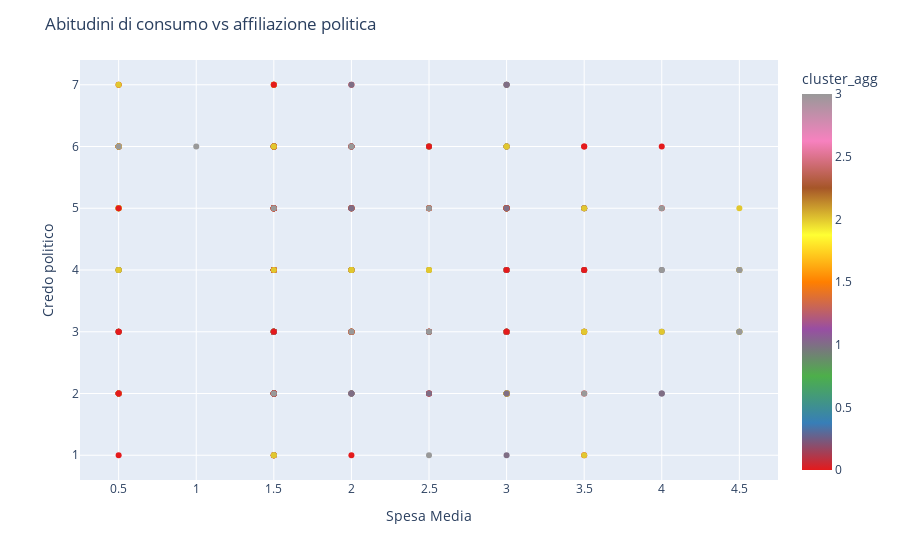

The notebook cell this image was saved under:
### Markdown cell above
## ABITUDINI DI CONSUMO vs AFFILIAZIONE POLITICA

### Code cell
fig = px.scatter(political, x='spesa_mean', y='aut', color='cluster_agg',  labels={'spesa_mean': 'Tipo di acquisti', 'aut': 'Credo politico',
                         'cluster': 'Cluster'})



fig.update_layout(
    title='Abitudini di consumo vs affiliazione politica',
    xaxis_title='Spesa Media',
    yaxis_title='Credo politico'
)




# Show the plot
fig.show()

### Figure 1 — Plotly figure (JSON) as saved in the notebook; plotly's stock layout.template omitted (floating-point values rounded to 4 significant figures; data arrays with more than 128 entries replaced by an {"elided": "..."} marker saying what was removed)
{"data": [{"hovertemplate": "Tipo di acquisti=%{x}<br>Credo politico=%{y}<br>cluster_agg=%{marker.color}<extra></extra>", "legendgroup": "", "marker": {"color": {"elided": "473 int values"}, "coloraxis": "coloraxis", "symbol": "circle"}, "mode": "markers", "name": "", "orientation": "h", "showlegend": false, "type": "scatter", "x": {"elided": "473 float values"}, "xaxis": "x", "y": {"elided": "473 int values"}, "yaxis": "y"}], "layout": {"coloraxis": {"colorbar": {"title": {"text": "cluster_agg"}}, "colorscale": [[0, "rgb(228,26,28)"], [0.125, "rgb(55,126,184)"], [0.25, "rgb(77,175,74)"], [0.375, "rgb(152,78,163)"], [0.5, "rgb(255,127,0)"], [0.625, "rgb(255,255,51)"], [0.75, "rgb(166,86,40)"], [0.875, "rgb(247,129,191)"], [1, "rgb(153,153,153)"]]}, "legend": {"tracegroupgap": 0}, "margin": {"t": 60}, "title": {"text": "Abitudini di consumo vs affiliazione politica"}, "xaxis": {"anchor": "y", "domain": [0, 1], "title": {"text": "Spesa Media"}}, "yaxis": {"anchor": "x", "domain": [0, 1], "title": {"text": "Credo politico"}}}}
